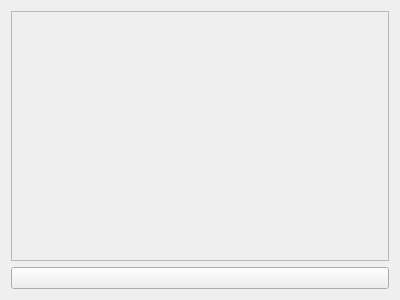
<?xml version="1.0" encoding="UTF-8"?>
<ui version="4.0">
 <class>PropertyArray</class>
 <widget class="QWidget" name="PropertyArray">
  <property name="geometry">
   <rect>
    <x>0</x>
    <y>0</y>
    <width>400</width>
    <height>300</height>
   </rect>
  </property>
  <property name="windowTitle">
   <string>PropertyArray</string>
  </property>
  <layout class="QVBoxLayout" name="mainLayout">
   <item>
    <widget class="QScrollArea" name="arrayContentsScrollArea">
     <property name="widgetResizable">
      <bool>true</bool>
     </property>
     <widget class="QWidget" name="arrayContents">
      <property name="geometry">
       <rect>
        <x>0</x>
        <y>0</y>
        <width>380</width>
        <height>250</height>
       </rect>
      </property>
      <layout class="QVBoxLayout" name="verticalLayout_2">
       <item>
        <layout class="QVBoxLayout" name="arrayContentsVBox">
         <item>
          <spacer name="arrayContentsSpacer">
           <property name="orientation">
            <enum>Qt::Orientation::Vertical</enum>
           </property>
           <property name="sizeHint" stdset="0">
            <size>
             <width>20</width>
             <height>40</height>
            </size>
           </property>
          </spacer>
         </item>
        </layout>
       </item>
      </layout>
     </widget>
    </widget>
   </item>
   <item alignment="">
    <widget class="QPushButton" name="addButton">
     <property name="text">
      <string/>
     </property>
     <property name="icon">
      <iconset theme="QIcon::ThemeIcon::ListAdd"/>
     </property>
    </widget>
   </item>
  </layout>
 </widget>
 <resources/>
 <connections>
  <connection>
   <sender>addButton</sender>
   <signal>clicked()</signal>
   <receiver>PropertyArray</receiver>
   <slot>add_entry_triggered()</slot>
   <hints>
    <hint type="sourcelabel">
     <x>376</x>
     <y>278</y>
    </hint>
    <hint type="destinationlabel">
     <x>199</x>
     <y>149</y>
    </hint>
   </hints>
  </connection>
 </connections>
 <slots>
  <slot>add_entry_triggered()</slot>
 </slots>
</ui>
